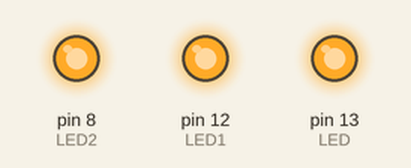
Simulated run of this sketch. Board: Arduino Uno, built with avr-gcc and run on an emulated ATmega328P. On the bench: output pins drawn as LEDs (lit = HIGH).

Above: at 1.0 s.
At 5.5 s:
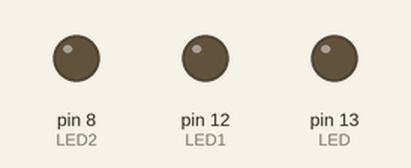
Timing chart, 0 to 6.9 s (numbered marks = the images above):
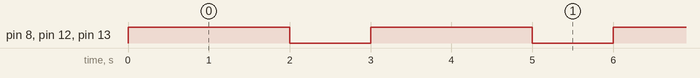

The sketch:

onOff.ino
```cpp
int LED=13;
int LED1=12;
int LED2=8;

void setup(){
pinMode(LED,OUTPUT);
pinMode(LED1,OUTPUT);
pinMode(LED2,OUTPUT);
}

void loop(){
digitalWrite(LED,HIGH);
digitalWrite(LED1,HIGH);
digitalWrite(LED2,HIGH);
delay(2000);
digitalWrite(LED,LOW);
digitalWrite(LED1,LOW);
digitalWrite(LED2,LOW);
delay(1000);

}
```

Measured:
- by itself, pin 8 (LED2), pin 12 (LED1), pin 13 (LED): alternates HIGH for 2.0 s and LOW for 1.0 s
